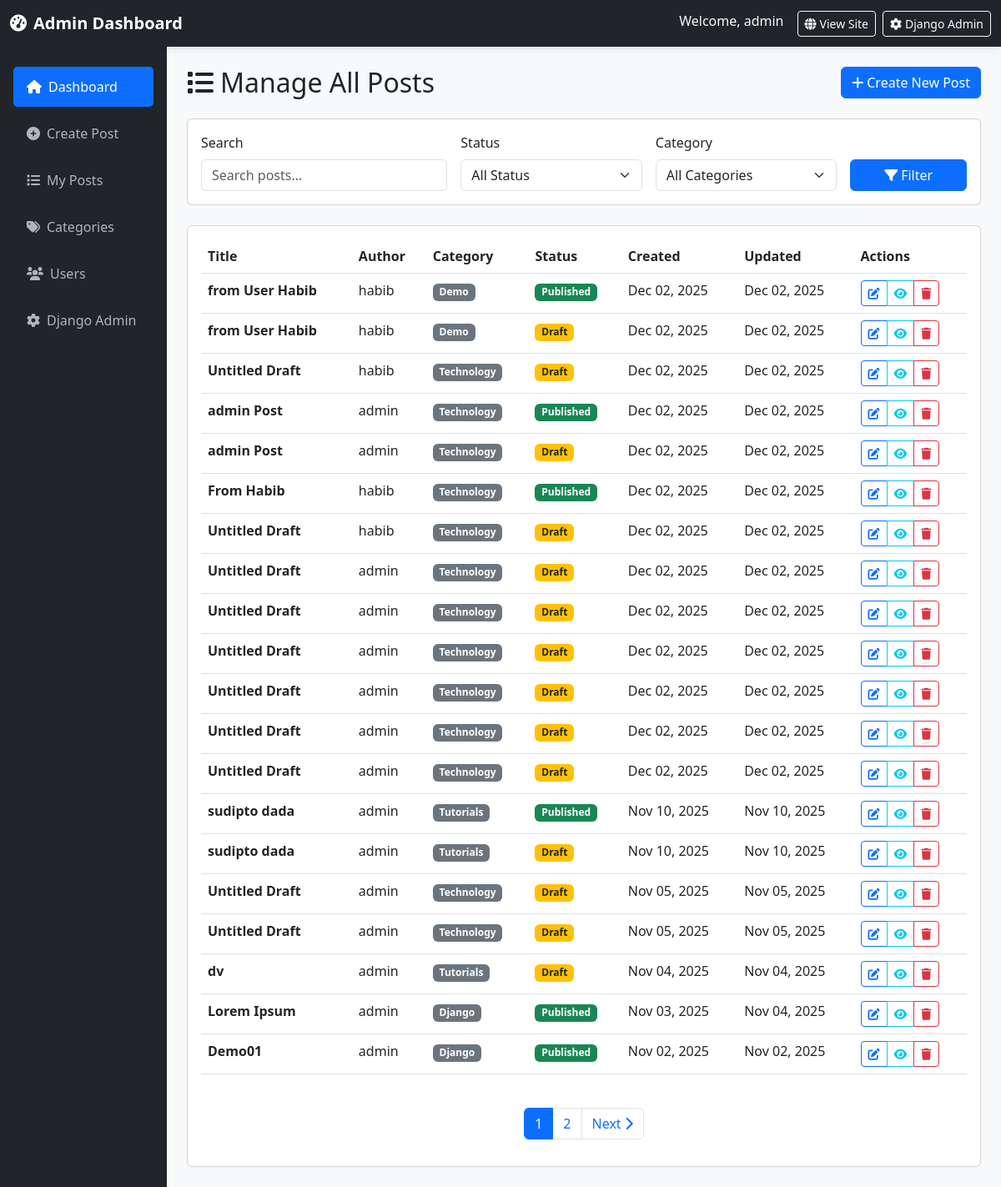
/manage/posts/ (signed in), run on the app's committed database.
### blog/models.py (models this page shows, shortened)
class Post(models.Model):
    STATUS_CHOICES = [
        ('draft', 'Draft'),
        ('published', 'Published'),
    ]
    title = models.CharField(max_length=200)
    slug = models.SlugField(unique=True)
    author = models.ForeignKey(User, on_delete=models.CASCADE)
    category = models.ForeignKey(Category, on_delete=models.CASCADE, related_name='posts')
    content = models.TextField(help_text="You can add images, videos, and YouTube links here")
    excerpt = models.TextField(max_length=500, blank=True, help_text="Brief description of the post")
    featured_image = models.ImageField(upload_to='blog_images/', blank=True, null=True)
    youtube_url = models.CharField(max_length=200, blank=True, help_text="YouTube URL (e.g., https://www.youtube.com/watch?v=VIDEO_ID)")
    video_file = models.FileField(upload_to='blog_videos/', blank=True, null=True, help_text="Upload video file")
    status = models.CharField(max_length=10, choices=STATUS_CHOICES, default='draft')
    created_at = models.DateTimeField(auto_now_add=True)
    updated_at = models.DateTimeField(auto_now=True)
    published_at = models.DateTimeField(null=True, blank=True)
    class Meta:
        ordering = ['-created_at']

class Category(models.Model):
    name = models.CharField(max_length=100)
    slug = models.SlugField(unique=True)
    description = models.TextField(blank=True)
    created_at = models.DateTimeField(auto_now_add=True)
    class Meta:
        verbose_name_plural = "Categories"

### blog/views.py (the view)
# urls.py: path('manage/posts/', views.admin_manage_posts, name='admin_manage_posts'),
@login_required(login_url='custom_login')
def admin_manage_posts(request):
    if not request.user.is_staff:
        return redirect('post_list')
    status_filter = request.GET.get('status', '')
    category_filter = request.GET.get('category', '')
    search_query = request.GET.get('search', '')
    if request.user.is_superuser:
        posts = Post.objects.all().select_related('author', 'category')
    else:
        posts = Post.objects.filter(author=request.user).select_related('author', 'category')
    if status_filter:
        posts = posts.filter(status=status_filter)
    if category_filter:
        posts = posts.filter(category__id=category_filter)
    if search_query:
        posts = posts.filter(
            Q(title__icontains=search_query) |
            Q(content__icontains=search_query)
        )
    paginator = Paginator(posts, 20)
    page_number = request.GET.get('page')
    posts = paginator.get_page(page_number)
    categories = Category.objects.all()
    context = {
        'posts': posts,
        'categories': categories,
        'status_filter': status_filter,
        'category_filter': category_filter,
        'search_query': search_query,
    }
    return render(request, 'blog/admin_manage_posts.html', context)

### templates/blog/admin_manage_posts.html (shortened to what this page needs)
{% extends 'blog/admin_dashboard.html' %}
{% block content %}
<div class="d-flex justify-content-between align-items-center mb-4 flex-wrap gap-2">
    <h2 class="mb-0"><i class="fas fa-list me-2"></i>Manage All Posts</h2>
    <a href="{% url 'admin_create_post' %}" class="btn btn-primary">
        <i class="fas fa-plus me-1"></i>Create New Post
    </a>
</div>
<div class="card mb-4">
    <div class="card-body">
        <form method="get" class="row g-3">
            <div class="col-md-4 col-sm-12">
                <label class="form-label">Search</label>
                <input type="text" name="search" class="form-control" placeholder="Search posts..." value="{{ search_query }}">
            </div>
            <div class="col-md-3 col-sm-6">
                <label class="form-label">Status</label>
                <select name="status" class="form-select">
                    <option value="">All Status</option>
                </select>
            </div>
            <div class="col-md-3 col-sm-6">
                <label class="form-label">Category</label>
                <select name="category" class="form-select">
                    <option value="">All Categories</option>
                </select>
            </div>
            <div class="col-md-2 col-sm-12 d-flex align-items-end">
                <button type="submit" class="btn btn-primary w-100">
                    <i class="fas fa-filter me-1"></i>Filter
                </button>
            </div>
        </form>
    </div>
</div>
<div class="card">
    <div class="card-body">
        {% if posts %}
        <div class="table-responsive">
            <table class="table table-hover">
                <thead>
                    <tr>
                        <th>Title</th>
                        <th>Author</th>
                        <th>Category</th>
                        <th>Status</th>
                        <th>Created</th>
                        <th>Updated</th>
                        <th>Actions</th>
                    </tr>
                </thead>
                <tbody>
                    {% for post in posts %}
                    <tr>
                        <td data-label="Title">
                            <strong>{{ post.title|truncatewords:8 }}</strong>
                        </td>
                        <td data-label="Author">{{ post.author.username }}</td>
                        <td data-label="Category"><span class="badge bg-secondary">{{ post.category.name }}</span></td>
                        <td data-label="Status">
                            {% if post.status == 'published' %}
                                <span class="badge bg-success">Published</span>
                            {% else %}
                                <span class="badge bg-warning text-dark">Draft</span>
                            {% endif %}
                        </td>
                        <td data-label="Created">{{ post.created_at|date:"M d, Y" }}</td>
                        <td data-label="Updated">{{ post.updated_at|date:"M d, Y" }}</td>
                        <td data-label="Actions">
                            <div class="btn-group btn-group-sm">
                                {% if post.slug %}
                                <a href="{% url 'admin_edit_post' post.slug %}" class="btn btn-outline-primary" title="Edit">
                                    <i class="fas fa-edit"></i>
                                </a>
                                <a href="{% url 'post_detail' post.slug %}" target="_blank" class="btn btn-outline-info" title="View">
                                    <i class="fas fa-eye"></i>
                                </a>
                                <a href="{% url 'admin_delete_post' post.slug %}" class="btn btn-outline-danger" title="Delete">
                                    <i class="fas fa-trash"></i>
                                </a>
                                {% else %}
                                <button class="btn btn-outline-secondary btn-sm" disabled title="No slug available">
                                    <i class="fas fa-exclamation-triangle"></i>
                                </button>
                                {% endif %}
                            </div>
                        </td>
                    </tr>
                    {% endfor %}
                </tbody>
            </table>
        </div>
        {% if posts.has_other_pages %}
        <nav aria-label="Page navigation" class="mt-4">
            <ul class="pagination justify-content-center">
                {% for num in posts.paginator.page_range %}
                    {% if posts.number == num %}
                    <li class="page-item active">
                        <span class="page-link">{{ num }}</span>
                    </li>
                    {% elif num > posts.number|add:'-3' and num < posts.number|add:'3' %}
                    <li class="page-item">
                        <a class="page-link" href="?page={{ num }}">
                            {{ num }}
                        </a>
                    </li>
                    {% endif %}
                {% endfor %}
                {% if posts.has_next %}
                <li class="page-item">
                    <a class="page-link" href="?page={{ posts.next_page_number }}">
                        Next <i class="fas fa-chevron-right"></i>
                    </a>
                </li>
                {% endif %}
            </ul>
        </nav>
        {% endif %}
        {% endif %}
    </div>
</div>
{% endblock %}

### templates/blog/admin_dashboard.html (shortened to what this page needs)
<!DOCTYPE html>
<html lang="en">
<head>
	<link href="https://cdn.jsdelivr.net/npm/bootstrap@5.3.0/dist/css/bootstrap.min.css" rel="stylesheet">
	<link rel="stylesheet" href="https://cdnjs.cloudflare.com/ajax/libs/font-awesome/6.0.0/css/all.min.css">
</head>
<body>
	<nav class="navbar navbar-dark bg-dark">
		<div class="container-fluid">
			<div class="d-flex align-items-center">
				<a class="navbar-brand fw-bold mb-0" href="{% url 'admin_dashboard' %}">
					<i class="fas fa-tachometer-alt me-2"></i>Admin Dashboard
				</a>
			</div>
			<div class="d-flex">
				<span class="text-light me-3">Welcome, {{ user.username }}</span>
				<a href="{% url 'post_list' %}" class="btn btn-outline-light btn-sm me-2" target="_blank">
					<i class="fas fa-globe me-1"></i>View Site
				</a>
				<a href="/admin/" class="btn btn-outline-light btn-sm" target="_blank">
					<i class="fas fa-cog me-1"></i>Django Admin
				</a>
			</div>
		</div>
	</nav>
	<div class="container-fluid">
		<div class="row">
			<nav class="col-md-3 col-lg-2 sidebar px-3 pt-4" id="sidebar">
				<ul class="nav flex-column">
					<li class="nav-item mb-2">
						<a class="nav-link sidebar-link active" href="{% url 'admin_dashboard' %}">
							<i class="fas fa-home me-2"></i>Dashboard
						</a>
					</li>
					<li class="nav-item mb-2">
						<a class="nav-link sidebar-link" href="{% url 'admin_create_post' %}">
							<i class="fas fa-plus-circle me-2"></i>Create Post
						</a>
					</li>
					<li class="nav-item mb-2">
						<a class="nav-link sidebar-link" href="{% url 'admin_manage_posts' %}">
							<i class="fas fa-list me-2"></i>My Posts
						</a>
					</li>
					{% if user.is_superuser %}
					<li class="nav-item mb-2">
						<a class="nav-link sidebar-link" href="{% url 'admin_manage_categories' %}">
							<i class="fas fa-tags me-2"></i>Categories
						</a>
					</li>
					<li class="nav-item mb-2">
						<a class="nav-link sidebar-link" href="{% url 'admin_manage_users' %}">
							<i class="fas fa-users me-2"></i>Users
						</a>
					</li>
					<li class="nav-item mb-2">
						<a class="nav-link sidebar-link" href="/admin/" target="_blank">
							<i class="fas fa-cog me-2"></i>Django Admin
						</a>
					</li>
					{% endif %}
				</ul>
			</nav>
			<main class="col-md-9 col-lg-10 px-md-4 py-4">
				{% block content %}{% endblock %}
			</main>
		</div>
	</div>
</body>
</html>

### templates/blog/admin_dashboard.html (style rules this page uses)
body { background-color: #f8f9fa; }
.navbar { box-shadow: 0 2px 10px rgba(0,0,0,0.1); }
.sidebar { min-height: 100vh; background-color: #212529; }
.sidebar-link { color: #adb5bd; padding: 0.75rem 1rem; border-radius: 5px; display: block; text-decoration: none; }
.sidebar-link.active { color: #fff; background-color: #0d6efd; }

### data on the page
Post: title "from User Habib", author.username "habib", category.name "Demo", status "Published", created_at "Dec 02, 2025", updated_at "Dec 02, 2025"
Post: title "from User Habib", author.username "habib", category.name "Demo", status "Draft", created_at "Dec 02, 2025", updated_at "Dec 02, 2025"
Post: title "Untitled Draft", author.username "habib", category.name "Technology", status "Draft", created_at "Dec 02, 2025", updated_at "Dec 02, 2025"
Post: title "admin Post", author.username "admin", category.name "Technology", status "Published", created_at "Dec 02, 2025", updated_at "Dec 02, 2025"
Post: title "admin Post", author.username "admin", category.name "Technology", status "Draft", created_at "Dec 02, 2025", updated_at "Dec 02, 2025"
Post: title "From Habib", author.username "habib", category.name "Technology", status "Published", created_at "Dec 02, 2025", updated_at "Dec 02, 2025"
Post: title "Untitled Draft", author.username "habib", category.name "Technology", status "Draft", created_at "Dec 02, 2025", updated_at "Dec 02, 2025"
Post: title "Untitled Draft", author.username "admin", category.name "Technology", status "Draft", created_at "Dec 02, 2025", updated_at "Dec 02, 2025"
Post: title "Untitled Draft", author.username "admin", category.name "Technology", status "Draft", created_at "Dec 02, 2025", updated_at "Dec 02, 2025"
Post: title "Untitled Draft", author.username "admin", category.name "Technology", status "Draft", created_at "Dec 02, 2025", updated_at "Dec 02, 2025"
Post: title "Untitled Draft", author.username "admin", category.name "Technology", status "Draft", created_at "Dec 02, 2025", updated_at "Dec 02, 2025"
Post: title "Untitled Draft", author.username "admin", category.name "Technology", status "Draft", created_at "Dec 02, 2025", updated_at "Dec 02, 2025"
Post: title "Untitled Draft", author.username "admin", category.name "Technology", status "Draft", created_at "Dec 02, 2025", updated_at "Dec 02, 2025"
Post: title "sudipto dada", author.username "admin", category.name "Tutorials", status "Published", created_at "Nov 10, 2025", updated_at "Nov 10, 2025"
Post: title "sudipto dada", author.username "admin", category.name "Tutorials", status "Draft", created_at "Nov 10, 2025", updated_at "Nov 10, 2025"
Post: title "Untitled Draft", author.username "admin", category.name "Technology", status "Draft", created_at "Nov 05, 2025", updated_at "Nov 05, 2025"
Post: title "Untitled Draft", author.username "admin", category.name "Technology", status "Draft", created_at "Nov 05, 2025", updated_at "Nov 05, 2025"
Post: title "dv", author.username "admin", category.name "Tutorials", status "Draft", created_at "Nov 04, 2025", updated_at "Nov 04, 2025"
Post: title "Lorem Ipsum", author.username "admin", category.name "Django", status "Published", created_at "Nov 03, 2025", updated_at "Nov 04, 2025"
Post: title "Demo01", author.username "admin", category.name "Django", status "Published", created_at "Nov 02, 2025", updated_at "Nov 02, 2025"

### other printed values
{{ user.username }} "admin"
{{ num }} "1"
{{ num }} "2"
